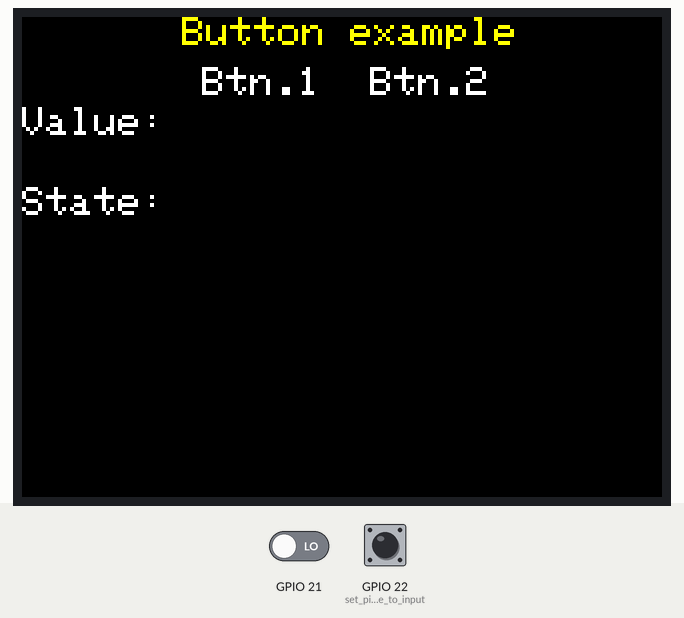
Recording of a sketch running on a simulated ESP32. Shown: 320×240 colour display. Inputs (shaded band) come from the test bench; at power-on: GPIO 22 (set_pin_mode_to_input) LOW, GPIO 21 LOW.

Above: at 1.3 s.
1.4 s: GPIO 22 (set_pin_mode_to_input) pulled HIGH for 0.15 s
At 2.7 s:
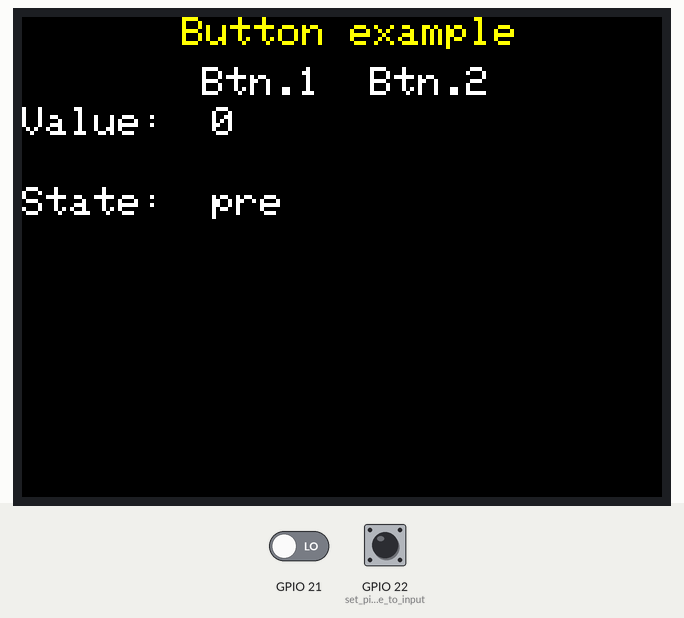
3.0 s: GPIO 21 driven HIGH
At 4.2 s:
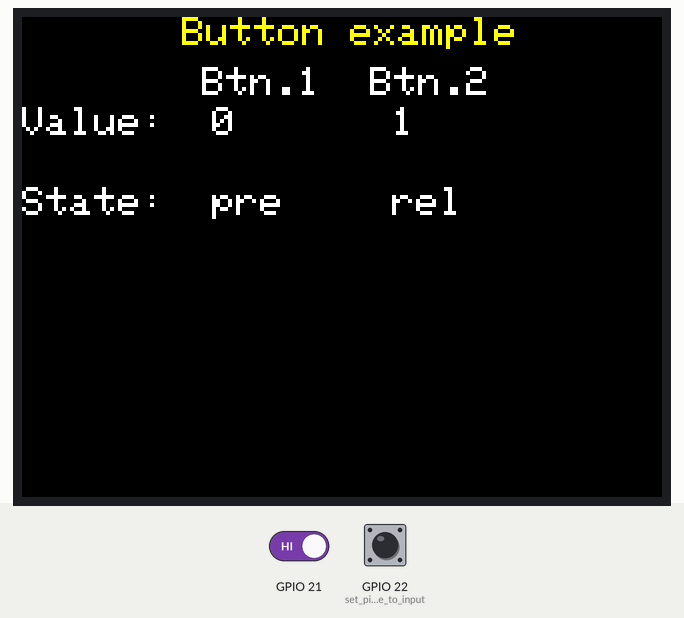
4.5 s: GPIO 22 (set_pin_mode_to_input) pulled HIGH for 1 s
At 5.3 s:
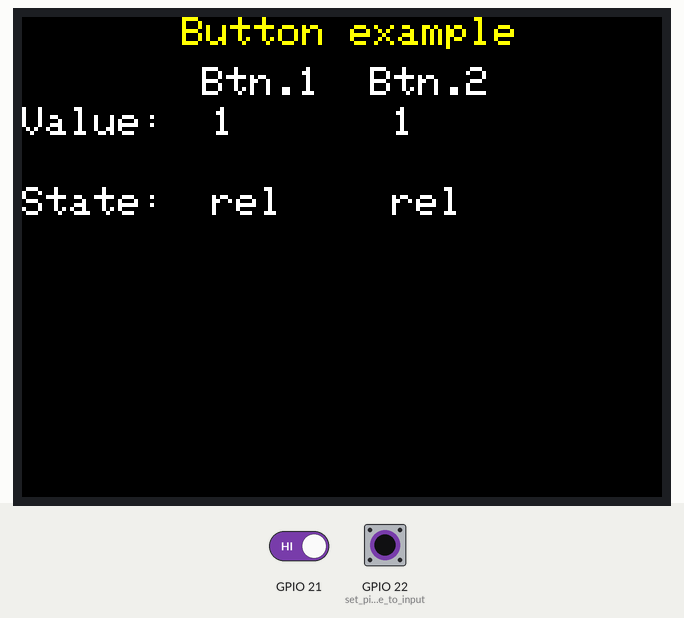
7.0 s: GPIO 21 driven LOW
At 7.5 s:
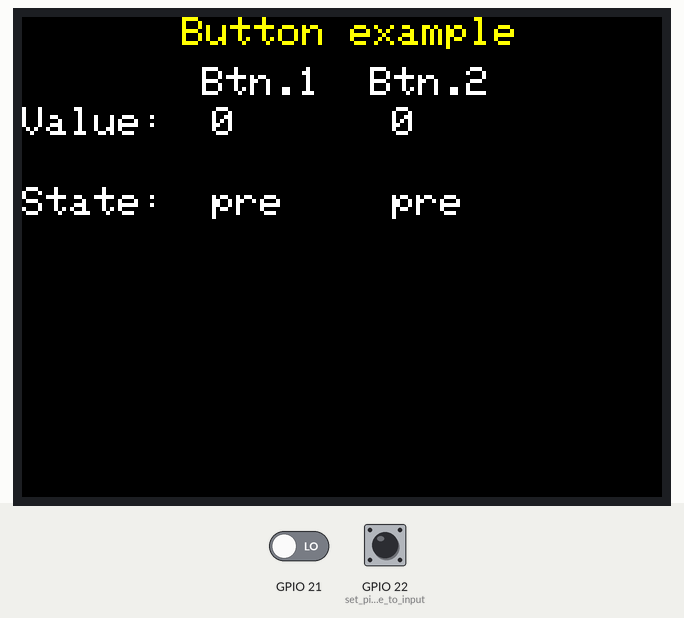
Timing chart, 0 to 9.5 s (numbered marks = the images above; inputs shaded):
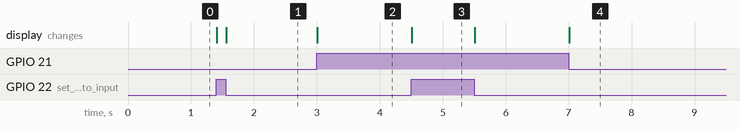

The sketch:

20220406_DUAL_BUTTON.ino
```cpp
#include <M5Stack.h>

int last_value1 = 0, last_value2 = 0;
int cur_value1 = 0, cur_value2 = 0;

void setup() {
  M5.begin();          // Init M5Stack.  初始化M5Stack
  M5.Power.begin();    // Init power  初始化电源模块
  pinMode(22, INPUT);  // set pin mode to input.设置引脚模式为输入模式
  pinMode(21, INPUT);
  M5.Lcd.setTextColor(
      YELLOW);  // Set the font color to yellow.  设置字体颜色为黄色
  M5.Lcd.setTextSize(2);  // Setting the Font size.  设置字号大小
  M5.Lcd.setCursor(
      80, 0);  // Set the cursor position to (80,0).  将光标位置设置为(80,0)
  M5.Lcd.println("Button example");
  M5.Lcd.setTextColor(WHITE);
}

void loop() {
  cur_value1 = digitalRead(22);  // read the value of BUTTON.  读取22号引脚的值
  cur_value2 = digitalRead(21);
  M5.Lcd.setCursor(90, 25);
  M5.Lcd.print("Btn.1  Btn.2");
  M5.Lcd.setCursor(0, 45);
  M5.Lcd.print("Value: ");
  M5.Lcd.setCursor(0, 85);
  M5.Lcd.print("State: ");
  if (cur_value1 != last_value1) {
    M5.Lcd.fillRect(85, 45, 75, 85,
                    BLACK);  // Draw a black rectangle 75 by 85 at (85,45).
                             // 在(85,45)处绘制宽75,高85的黑色矩形
    if (cur_value1 == 0) {
      M5.Lcd.setCursor(95, 45);
      M5.Lcd.print("0");  // display the status
      M5.Lcd.setCursor(95, 85);
      M5.Lcd.print("pre");
    } else {
      M5.Lcd.setCursor(95, 45);
      M5.Lcd.print("1");  // display the status
      M5.Lcd.setCursor(95, 85);
      M5.Lcd.print("rel");
    }
    last_value1 = cur_value1;
  }
  if (cur_value2 != last_value2) {
    M5.Lcd.fillRect(170, 45, 75, 85, BLACK);
    if (cur_value2 == 0) {
      M5.Lcd.setCursor(185, 45);
      M5.Lcd.print("0");  // display the status
      M5.Lcd.setCursor(185, 85);
      M5.Lcd.print("pre");
    } else {
      M5.Lcd.setCursor(185, 45);
      M5.Lcd.print("1");  // display the status
      M5.Lcd.setCursor(185, 85);
      M5.Lcd.print("rel");
    }
    last_value2 = cur_value2;
  }
}
```

Measured:
- after the input at 1.4 s, the display: first changes at once (image 1 shows a later state)
- after the input at 3.0 s, the display: changes at once (image 2)
- after the input at 4.5 s, the display: changes at once (image 3)
- after the input at 7.0 s, the display: changes at once (image 4)
